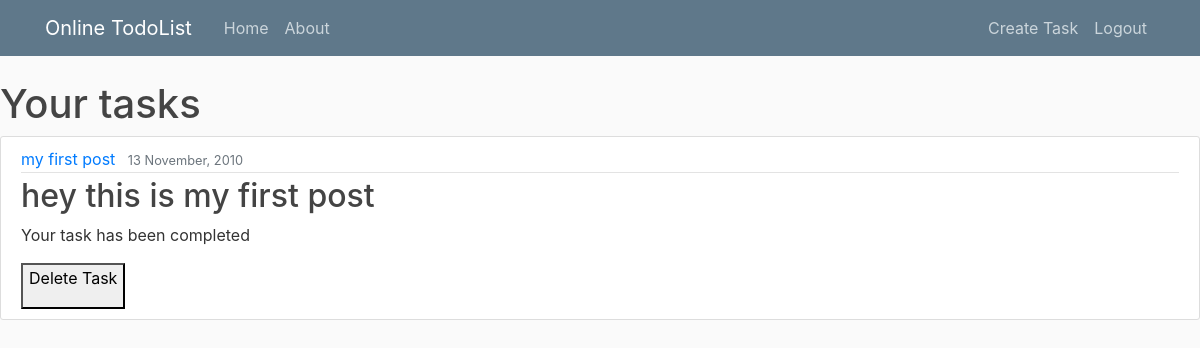
/todolist/therealzohaib/ (signed in), run on an earlier commit of the app's database.
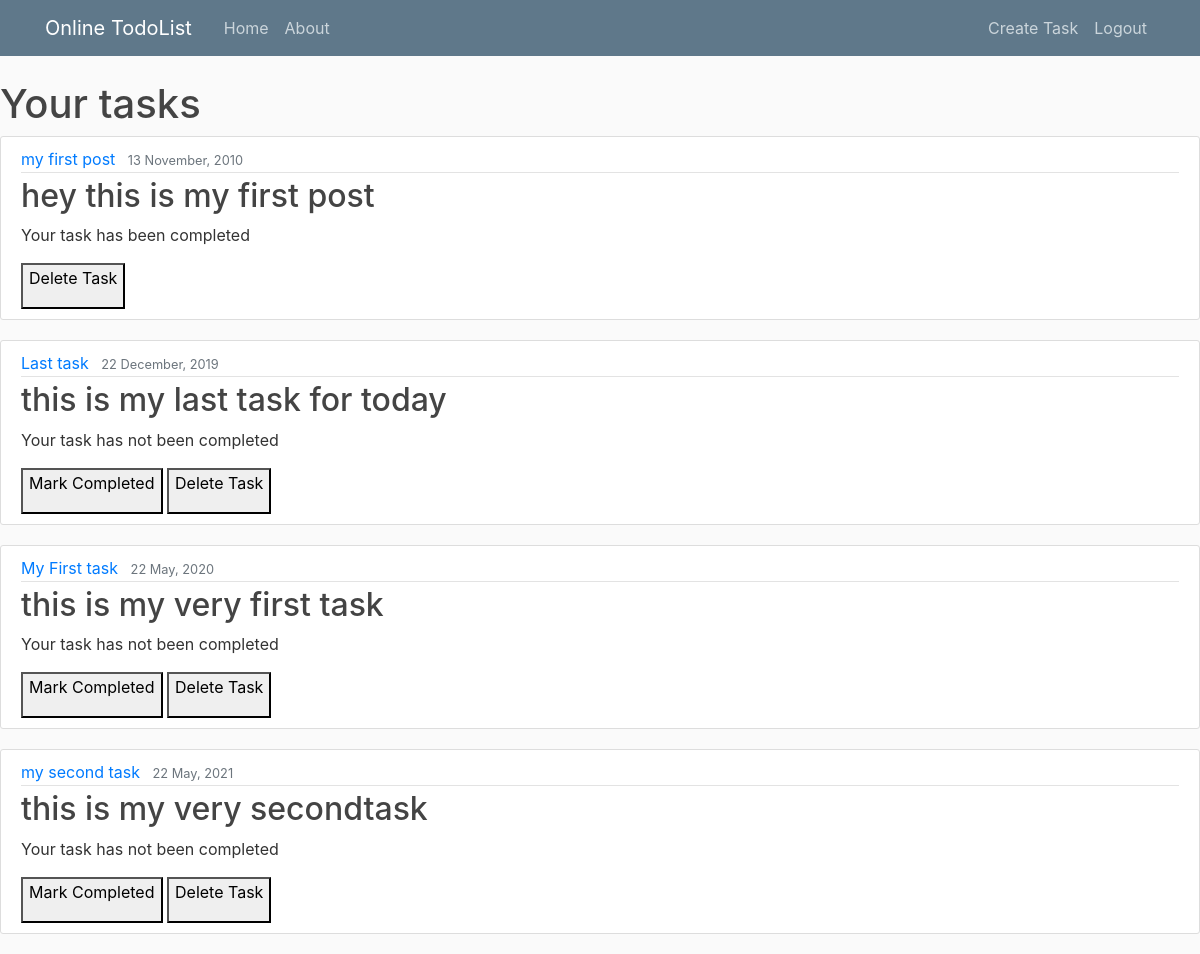
And on a later commit of the database.
### TodoList/models.py (models this page shows, shortened)
class Task(models.Model):
    name = models.CharField(max_length=20)
    description = models.CharField(max_length=100)
    datetime_created = models.DateTimeField(default=timezone.now)
    deadline = models.DateTimeField('deadline')
    status = models.BooleanField(default=False)
    creator = models.ForeignKey(User, on_delete=models.CASCADE)

### TodoList/views.py (the view)
# urls.py: path('todolist/<str:username>/', views.TaskListView.as_view(), name='todolist-main'),
class TaskListView(LoginRequiredMixin, ListView):
    model = Task
    template_name = 'TodoList/todolist_main.html'
    paginate_by = 5
    def get_queryset(self):
        return Task.objects.filter(creator=self.request.user).order_by('deadline')

### TodoList/templates/TodoList/todolist_main.html (shortened to what this page needs)
{% extends 'TodoList/base.html' %}
{% block content %}
	{% if object_list %}
	<h1>Your tasks</h1>
	  {% for task in object_list %}
	  <article class="media content-section">
	  <div class="media-body">
	    <div class="article-metadata">
	      <a class="mr-2" href="#">{{ task.name }}</a>
	      <small class="text-muted">{{ task.deadline|date:'d F, Y' }}</small>
	    </div>
	    <h2><a class="article-title" href="">{{ task.description }}</a></h2>
	    {% if task.status == False %}
	    <p class="article-content">Your task has not been completed </p>
	    <a href="{% url 'todolist-complete' user.username task.id %}"><button><p>Mark Completed</p></button></a>
	    {% else %}
	    <p class="article-content">Your task has been completed </p>
	    {% endif %}
	    <a href="{% url 'task-delete' task.id %}"><button><p>Delete Task</p></button></a>
	  </div>
	</article>
	  {% endfor %}
  	{% else %}
		<h1>You have no tasks</h1>
  	{% endif %}
{% endblock %}

### TodoList/templates/TodoList/base.html (shortened to what this page needs)
{% load static %}
<!doctype html>
<html lang="en">
  <head>
    <link rel="stylesheet" href="https://maxcdn.bootstrapcdn.com/bootstrap/4.0.0/css/bootstrap.min.css">
    <link rel="stylesheet" type="text/css" href=" {% static 'TodoList/main.css' %} ">
  </head>
  <body>
    <header class="site-header">
      <nav class="navbar navbar-expand-md navbar-dark bg-steel fixed-top">
        <div class="container">
          <a class="navbar-brand mr-4" href="/">Online TodoList</a>
          <div class="collapse navbar-collapse" id="navbarToggle">
            <div class="navbar-nav mr-auto">
              <a class="nav-item nav-link" href="#">Home</a>
              <a class="nav-item nav-link" href="#">About</a>
            </div>
            <div class="navbar-nav">
                {% if user.is_authenticated %}
                <a class="nav-item nav-link" href="{% url 'create-task' %}">Create Task</a>
                <a class="nav-item nav-link" href="{% url 'logout' %}">Logout</a>
                {% else %}
                <a class="nav-item nav-link" href="#">Login</a>
                <a class="nav-item nav-link" href="{% url 'register' %}">Register</a>
                {% endif %}
            </div>
          </div>
        </div>
      </nav>
    </header>
    {% block content %}{% endblock %}
  </body>
</html>

### TodoList/static/TodoList/main.css (style rules this page uses)
body { background: #fafafa; color: #333333; margin-top: 5rem; }
h1, h2, h3, h4, h5, h6 { color: #444444; }
.bg-steel { background-color: #5f788a; }
.site-header .navbar-nav .nav-link { color: #cbd5db; }
.content-section { background: #ffffff; padding: 10px 20px; border: 1px solid #dddddd; border-radius: 3px; margin-bottom: 20px; }
.article-title { color: #444444; }
.article-content { white-space: pre-line; }
.article-metadata { padding-bottom: 1px; margin-bottom: 4px; border-bottom: 1px solid #e3e3e3 }

What changed in the data, as far as the page shows it:
added Task: name "Last task", deadline "22 December, 2019", description "this is my last task for today", status "Your task has not been completed"
added Task: name "My First task", deadline "22 May, 2020", description "this is my very first task", status "Your task has not been completed"
added Task: name "my second task", deadline "22 May, 2021", description "this is my very secondtask", status "Your task has not been completed"
